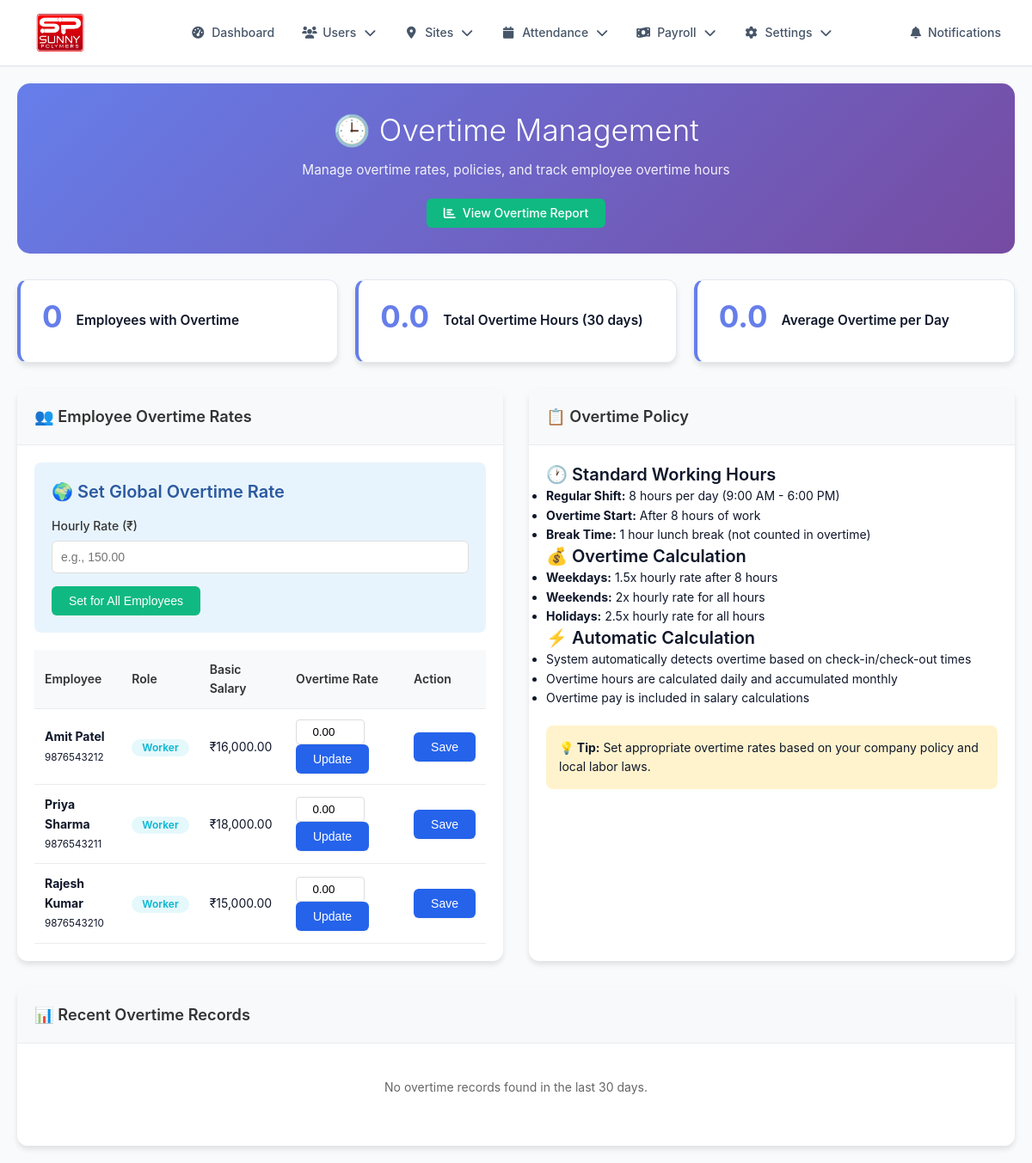
Screenshot of /overtime_management.php (signed in) with the database file from the repository.
### tables this page shows
CREATE TABLE users (
    id INT AUTO_INCREMENT PRIMARY KEY,
    name VARCHAR(100) NOT NULL,
    mobile VARCHAR(15) UNIQUE NOT NULL,
    password VARCHAR(255) NOT NULL,
    role ENUM('admin', 'staff', 'worker') DEFAULT 'worker',
    designation VARCHAR(100) DEFAULT NULL,
    state VARCHAR(50) NOT NULL,
    date_of_joining DATE NOT NULL,
    salary DECIMAL(10,2) NOT NULL,
    dearness_allowance DECIMAL(10,2) DEFAULT 0.00,
    medical_allowance DECIMAL(10,2) DEFAULT 0.00,
    house_rent_allowance DECIMAL(10,2) DEFAULT 0.00,
    conveyance_allowance DECIMAL(10,2) DEFAULT 0.00,
    pf_uan_number VARCHAR(30) DEFAULT NULL,
    overtime_rate DECIMAL(10,2) DEFAULT 0.00,
    bank_name VARCHAR(100) DEFAULT NULL,
    account_number VARCHAR(30) DEFAULT NULL,
    ifsc_code VARCHAR(20) DEFAULT NULL,
    branch_name VARCHAR(100) DEFAULT NULL,
    site_id INT NULL,
    created_at TIMESTAMP DEFAULT CURRENT_TIMESTAMP,
    updated_at TIMESTAMP DEFAULT CURRENT_TIMESTAMP ON UPDATE CURRENT_TIMESTAMP,
    INDEX idx_mobile (mobile),
    INDEX idx_role (role),
    INDEX idx_site (site_id)
);

### includes/auth.php (called while the page is built, shortened)
<?php
function has_role($role) {
    return isset($_SESSION['user_role']) && $_SESSION['user_role'] === $role;
}
function is_admin() {
    return has_role('admin');
}
?>

### overtime_management.php (the view, shortened to what this page needs)
<?php
require_once 'includes/db.php';
require_once 'includes/auth.php';
require_once 'includes/navigation.php';
$stmt = $conn->prepare("
    SELECT u.id, u.name, u.mobile, u.role, u.salary, u.overtime_rate,
           COALESCE(u.overtime_rate, 0) as current_rate
    FROM users u
    WHERE u.role IN ('worker', 'staff')
    ORDER BY u.name
");
$stmt->execute();
$users = $stmt->get_result()->fetch_all(MYSQLI_ASSOC);
$stmt = $conn->prepare("
    SELECT
        COUNT(DISTINCT a.user_id) as employees_with_overtime,
        SUM(a.overtime_hours) as total_overtime_hours,
        AVG(a.overtime_hours) as avg_overtime_hours
    FROM attendance a
    WHERE a.overtime_hours > 0
    AND a.date >= DATE_SUB(CURDATE(), INTERVAL 30 DAY)
");
$stmt->execute();
$overtime_stats = $stmt->get_result()->fetch_assoc();
$stmt = $conn->prepare("
    SELECT
        a.date,
        a.overtime_hours,
        a.overtime_rate,
        u.name as employee_name,
        u.role
    FROM attendance a
    JOIN users u ON a.user_id = u.id
    WHERE a.overtime_hours > 0
    ORDER BY a.date DESC
    LIMIT 10
");
$stmt->execute();
$recent_overtime = $stmt->get_result()->fetch_all(MYSQLI_ASSOC);
?>
<!DOCTYPE html>
<html lang="en">
<head>
    <link rel="stylesheet" href="assets/style.css">
    <link rel="stylesheet" href="assets/navigation.css">
    <link rel="stylesheet" href="https://cdnjs.cloudflare.com/ajax/libs/font-awesome/6.0.0/css/all.min.css">
</head>
<body>
    <nav class="navbar">
        <?php echo getNavigationMenu('overtime_management'); ?>
    </nav>
    <div class="overtime-container">
        <div class="overtime-header">
            <h1>🕒 Overtime Management</h1>
            <p>Manage overtime rates, policies, and track employee overtime hours</p>
            <div style="margin-top: 20px;">
                <a href="overtime_report.php" class="btn btn-success" style="text-decoration: none; margin: 0 10px;">
                    <i class="fas fa-chart-bar"></i> View Overtime Report
                </a>
            </div>
        </div>
        <div class="stats-grid">
            <div class="stat-card">
                <div class="stat-number"><?php echo $overtime_stats['employees_with_overtime'] ?? 0; ?></div>
                <div class="stat-label">Employees with Overtime</div>
            </div>
            <div class="stat-card">
                <div class="stat-number"><?php echo number_format($overtime_stats['total_overtime_hours'] ?? 0, 1); ?></div>
                <div class="stat-label">Total Overtime Hours (30 days)</div>
            </div>
            <div class="stat-card">
                <div class="stat-number"><?php echo number_format($overtime_stats['avg_overtime_hours'] ?? 0, 1); ?></div>
                <div class="stat-label">Average Overtime per Day</div>
            </div>
        </div>
        <div class="overtime-sections">
            <div class="overtime-section">
                <div class="section-header">
                    <h3>👥 Employee Overtime Rates</h3>
                </div>
                <div class="section-content">
                    <div class="global-rate-form">
                        <h4>🌍 Set Global Overtime Rate</h4>
                        <form method="POST">
                            <div class="form-group">
                                <label for="global_rate">Hourly Rate (₹)</label>
                                <input type="number" id="global_rate" name="global_rate" step="0.01" min="0" placeholder="e.g., 150.00" required>
                            </div>
                            <button type="submit" name="set_global_rate" class="btn btn-success">Set for All Employees</button>
                        </form>
                    </div>
                    <table class="user-table">
                        <thead>
                            <tr>
                                <th>Employee</th>
                                <th>Role</th>
                                <th>Basic Salary</th>
                                <th>Overtime Rate</th>
                                <th>Action</th>
                            </tr>
                        </thead>
                        <tbody>
                            <?php foreach ($users as $user): ?>
                                <tr>
                                    <td>
                                        <strong><?php echo htmlspecialchars($user['name']); ?></strong><br>
                                        <small><?php echo htmlspecialchars($user['mobile']); ?></small>
                                    </td>
                                    <td>
                                        <span class="badge badge-<?php echo $user['role'] == 'admin' ? 'danger' : ($user['role'] == 'staff' ? 'warning' : 'info'); ?>">
                                            <?php echo ucfirst($user['role']); ?>
                                        </span>
                                    </td>
                                    <td>₹<?php echo number_format($user['salary'], 2); ?></td>
                                    <td>
                                        <form method="POST" style="display: inline;">
                                            <input type="number" name="overtime_rate" value="<?php echo $user['current_rate']; ?>"
                                                   step="0.01" min="0" class="rate-input" required>
                                            <button type="submit" name="update_overtime_rate" class="btn btn-primary btn-sm">Update</button>
                                        </form>
                                    </td>
                                    <td>
                                        <button type="submit" form="form_<?php echo $user['id']; ?>" class="btn btn-primary btn-sm">Save</button>
                                    </td>
                                </tr>
                            <?php endforeach; ?>
                        </tbody>
                    </table>
                </div>
            </div>
            <div class="overtime-section">
                <div class="section-header">
                    <h3>📋 Overtime Policy</h3>
                </div>
                <div class="section-content">
                    <h4>🕐 Standard Working Hours</h4>
                    <ul>
                        <li><strong>Regular Shift:</strong> 8 hours per day (9:00 AM - 6:00 PM)</li>
                        <li><strong>Overtime Start:</strong> After 8 hours of work</li>
                        <li><strong>Break Time:</strong> 1 hour lunch break (not counted in overtime)</li>
                    </ul>
                    <h4>💰 Overtime Calculation</h4>
                    <ul>
                        <li><strong>Weekdays:</strong> 1.5x hourly rate after 8 hours</li>
                        <li><strong>Weekends:</strong> 2x hourly rate for all hours</li>
                        <li><strong>Holidays:</strong> 2.5x hourly rate for all hours</li>
                    </ul>
                    <h4>⚡ Automatic Calculation</h4>
                    <ul>
                        <li>System automatically detects overtime based on check-in/check-out times</li>
                        <li>Overtime hours are calculated daily and accumulated monthly</li>
                        <li>Overtime pay is included in salary calculations</li>
                    </ul>
                    <div style="background: #fff3cd; padding: 15px; border-radius: 8px; margin-top: 20px;">
                        <strong>💡 Tip:</strong> Set appropriate overtime rates based on your company policy and local labor laws.
                    </div>
                </div>
            </div>
        </div>
        <div class="recent-overtime">
            <div class="section-header">
                <h3>📊 Recent Overtime Records</h3>
            </div>
            <div class="section-content">
                <?php if (empty($recent_overtime)): ?>
                    <p style="text-align: center; color: #666; padding: 20px;">No overtime records found in the last 30 days.</p>
                <?php endif; ?>
            </div>
        </div>
    </div>
</body>
</html>

### assets/style.css (style rules this page uses)
:root { --primary-color: #2563eb; --primary-dark: #1d4ed8; --primary-light: #3b82f6; --secondary-color: #64748b; --accent-color: #f59e0b; --success-color: #10b981; --danger-color: #ef4444; --warning-color: #f59e0b; --info-color: #06b6d4; --bg-primary: #ffffff; --bg-secondary: #f8fafc; --bg-tertiary: #f1f5f9; --text-primary: #0f172a; --text-secondary: #475569; --text-muted: #64748b; --border-color: #e2e8f0; --border-light: #f1f5f9; --shadow-sm: 0 1px 2px 0 rgb(0 0 0 / 0.05); --shadow-md: 0 4px 6px -1px rgb(0 0 0 / 0.1), 0 2px 4px -2px rgb(0 0 0 / 0.1); --shadow-lg: 0 10px 15px -3px rgb(0 0 0 / 0.1), 0 4px 6px -4px rgb(0 0 0 / 0.1); --shadow-xl: 0 20px 25px -5px rgb(0 0 0 / 0.1), 0 8px 10px -6px rgb(0 0 0 / 0.1); --radius-sm: 0.375rem; --radius-md: 0.5rem; --radius-lg: 0.75rem; --radius-xl: 1rem; }
* { margin: 0; padding: 0; box-sizing: border-box; }
body { font-family: 'Inter', -apple-system, BlinkMacSystemFont, 'Segoe UI', 'Roboto', sans-serif; background: var(--bg-secondary); color: var(--text-primary); line-height: 1.6; font-size: 14px; -webkit-font-smoothing: antialiased; -moz-osx-font-smoothing: grayscale; }
h1, h2, h3, h4, h5, h6 { font-weight: 600; line-height: 1.4; color: var(--text-primary); }
h1 { font-size: 2.25rem; }
h3 { font-size: 1.5rem; }
h4 { font-size: 1.25rem; }
p { color: var(--text-secondary); margin-bottom: 1rem; }
.form-group { margin-bottom: 1.5rem; }
.form-group label { display: block; margin-bottom: 0.5rem; color: var(--text-primary); font-weight: 500; font-size: 0.875rem; }
.btn { display: inline-flex; align-items: center; justify-content: center; padding: 0.875rem 1.5rem; border: none; border-radius: var(--radius-md); font-size: 0.875rem; font-weight: 600; text-decoration: none; cursor: pointer; transition: all 0.2s ease; gap: 0.5rem; line-height: 1; white-space: nowrap; }
.btn-primary { background: linear-gradient(135deg, var(--primary-color), var(--primary-light)); color: white; box-shadow: var(--shadow-sm); }
.btn-success { background: var(--success-color); color: white; }
.btn-sm { padding: 0.5rem 1rem; font-size: 0.75rem; }
.stats-grid { display: grid; grid-template-columns: repeat(auto-fit, minmax(200px, 1fr)); gap: 1.5rem; margin-bottom: 2rem; }
.stat-card { background: var(--bg-primary); border-radius: var(--radius-lg); padding: 1.5rem; box-shadow: var(--shadow-sm); border: 1px solid var(--border-color); display: flex; align-items: center; gap: 1rem; transition: all 0.2s ease; }
.stat-number { font-size: 1.75rem; font-weight: 700; color: var(--text-primary); line-height: 1; margin-bottom: 0.25rem; }
.stat-label { font-size: 0.875rem; color: var(--text-secondary); font-weight: 500; }
.badge { display: inline-flex; align-items: center; padding: 0.25rem 0.75rem; border-radius: 9999px; font-size: 0.75rem; font-weight: 600; line-height: 1; }
.badge-info { background: rgba(6, 182, 212, 0.1); color: var(--info-color); }
html { scroll-behavior: smooth; }
.page-title, .card-title, .stat-label, .form-label { color: var(--text-primary) !important; font-weight: 600; }
.btn { font-weight: 500; }
.btn-primary { background-color: var(--primary-color) !important; border-color: var(--primary-color) !important; color: white !important; }
.btn-success { background-color: var(--success-color) !important; border-color: var(--success-color) !important; color: white !important; }

### assets/navigation.css (style rules this page uses)
.navbar { background: var(--bg-primary); border-bottom: 1px solid var(--border-color); box-shadow: var(--shadow-sm); position: sticky; top: 0; z-index: 1000; }

### rows the page displays
users: name "Amit Patel", mobile "9876543212", role "Worker", salary "16,000.00", overtime_rate "0.00"
users: name "Priya Sharma", mobile "9876543211", role "Worker", salary "18,000.00", overtime_rate "0.00"
users: name "Rajesh Kumar", mobile "9876543210", role "Worker", salary "15,000.00", overtime_rate "0.00"

### other values shown
$overtime_stats['employees_with_overtime'] "0"
$overtime_stats['total_overtime_hours'] "0.0"
$overtime_stats['avg_overtime_hours'] "0.0"
